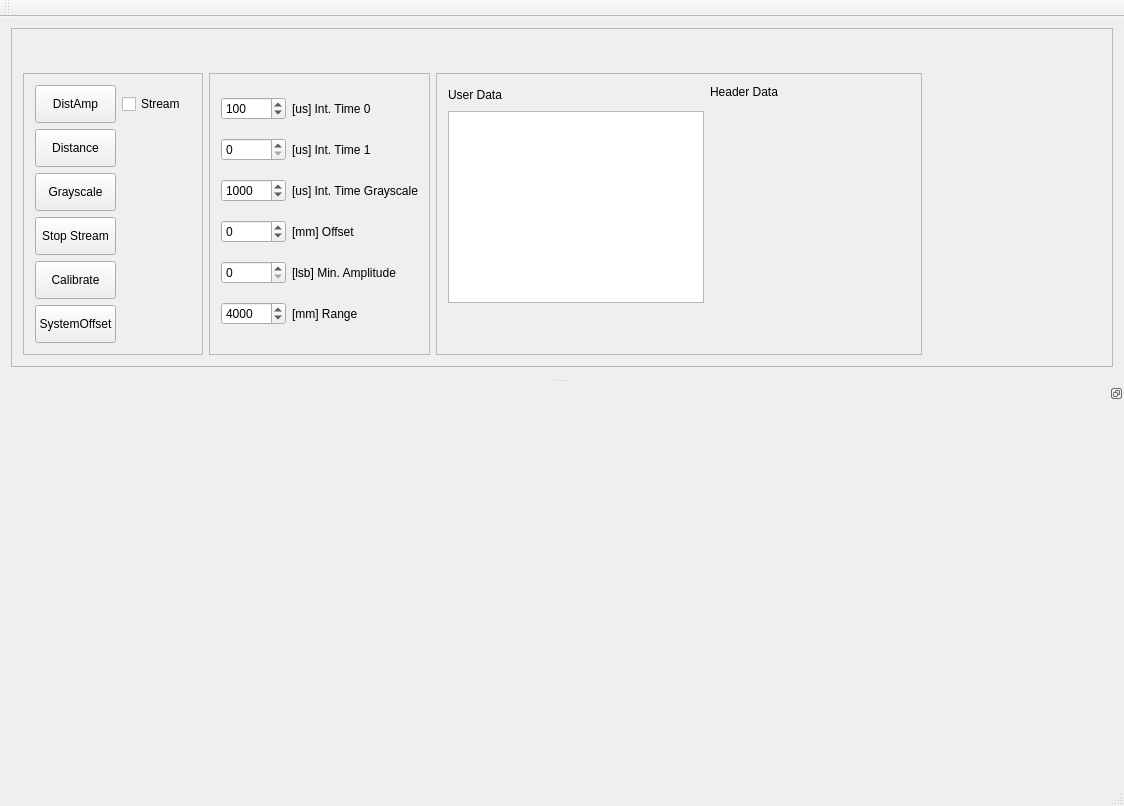
<?xml version="1.0" encoding="UTF-8"?>
<ui version="4.0">
 <class>MainWindow</class>
 <widget class="QMainWindow" name="MainWindow">
  <property name="geometry">
   <rect>
    <x>0</x>
    <y>0</y>
    <width>1124</width>
    <height>806</height>
   </rect>
  </property>
  <property name="sizePolicy">
   <sizepolicy hsizetype="Expanding" vsizetype="Expanding">
    <horstretch>0</horstretch>
    <verstretch>0</verstretch>
   </sizepolicy>
  </property>
  <property name="sizeIncrement">
   <size>
    <width>2</width>
    <height>2</height>
   </size>
  </property>
  <property name="windowTitle">
   <string>TOF&gt; frame 660 Test Tool</string>
  </property>
  <widget class="QWidget" name="centralWidget">
   <property name="sizePolicy">
    <sizepolicy hsizetype="Expanding" vsizetype="Expanding">
     <horstretch>0</horstretch>
     <verstretch>0</verstretch>
    </sizepolicy>
   </property>
   <property name="sizeIncrement">
    <size>
     <width>2</width>
     <height>2</height>
    </size>
   </property>
   <layout class="QVBoxLayout" name="verticalLayout">
    <item>
     <widget class="QFrame" name="frame_2">
      <property name="sizePolicy">
       <sizepolicy hsizetype="Preferred" vsizetype="Preferred">
        <horstretch>0</horstretch>
        <verstretch>1</verstretch>
       </sizepolicy>
      </property>
      <property name="frameShape">
       <enum>QFrame::StyledPanel</enum>
      </property>
      <property name="frameShadow">
       <enum>QFrame::Raised</enum>
      </property>
      <layout class="QGridLayout" name="gridLayout_2">
       <item row="0" column="0">
        <widget class="QLabel" name="labelFps">
         <property name="sizePolicy">
          <sizepolicy hsizetype="Minimum" vsizetype="Minimum">
           <horstretch>0</horstretch>
           <verstretch>0</verstretch>
          </sizepolicy>
         </property>
         <property name="font">
          <font>
           <pointsize>16</pointsize>
          </font>
         </property>
         <property name="text">
          <string/>
         </property>
         <property name="textFormat">
          <enum>Qt::PlainText</enum>
         </property>
        </widget>
       </item>
       <item row="2" column="2">
        <widget class="QFrame" name="frame_3">
         <property name="sizePolicy">
          <sizepolicy hsizetype="MinimumExpanding" vsizetype="Preferred">
           <horstretch>0</horstretch>
           <verstretch>0</verstretch>
          </sizepolicy>
         </property>
         <property name="frameShape">
          <enum>QFrame::StyledPanel</enum>
         </property>
         <property name="frameShadow">
          <enum>QFrame::Plain</enum>
         </property>
         <layout class="QGridLayout" name="gridLayout">
          <item row="5" column="0" colspan="2">
           <widget class="QSpinBox" name="spinBoxRange">
            <property name="maximum">
             <number>15000</number>
            </property>
            <property name="singleStep">
             <number>100</number>
            </property>
            <property name="value">
             <number>4000</number>
            </property>
           </widget>
          </item>
          <item row="2" column="0" colspan="2">
           <widget class="QSpinBox" name="spinBoxIntTimeGrayscale">
            <property name="enabled">
             <bool>true</bool>
            </property>
            <property name="minimum">
             <number>1</number>
            </property>
            <property name="maximum">
             <number>50000</number>
            </property>
            <property name="value">
             <number>1000</number>
            </property>
           </widget>
          </item>
          <item row="3" column="2">
           <widget class="QLabel" name="label_7">
            <property name="toolTip">
             <string>Set to a value, so that a near object gets red</string>
            </property>
            <property name="text">
             <string>[mm] Offset</string>
            </property>
           </widget>
          </item>
          <item row="4" column="0" colspan="2">
           <widget class="QSpinBox" name="spinBoxMinAmplitude">
            <property name="maximum">
             <number>6000</number>
            </property>
           </widget>
          </item>
          <item row="3" column="0" colspan="2">
           <widget class="QSpinBox" name="spinBoxOffset">
            <property name="minimum">
             <number>-15000</number>
            </property>
            <property name="maximum">
             <number>15000</number>
            </property>
            <property name="singleStep">
             <number>100</number>
            </property>
           </widget>
          </item>
          <item row="4" column="2" colspan="2">
           <widget class="QLabel" name="lableMinAmplitude">
            <property name="toolTip">
             <string>Amplitude limit where the pixel is set to &quot;low Amplitude&quot;</string>
            </property>
            <property name="text">
             <string>[lsb] Min. Amplitude</string>
            </property>
           </widget>
          </item>
          <item row="5" column="2" colspan="2">
           <widget class="QLabel" name="label_8">
            <property name="toolTip">
             <string>Range for the colormap</string>
            </property>
            <property name="text">
             <string>[mm] Range</string>
            </property>
           </widget>
          </item>
          <item row="2" column="2" colspan="2">
           <widget class="QLabel" name="label_6">
            <property name="text">
             <string>[us] Int. Time Grayscale</string>
            </property>
           </widget>
          </item>
          <item row="1" column="2" colspan="2">
           <widget class="QLabel" name="label_4">
            <property name="toolTip">
             <string>Second integration time. Set to zero for one integration time.</string>
            </property>
            <property name="text">
             <string>[us] Int. Time 1</string>
            </property>
           </widget>
          </item>
          <item row="1" column="0" colspan="2">
           <widget class="QSpinBox" name="spinBoxIntTime1">
            <property name="minimum">
             <number>0</number>
            </property>
            <property name="maximum">
             <number>2500</number>
            </property>
            <property name="value">
             <number>0</number>
            </property>
           </widget>
          </item>
          <item row="0" column="2" colspan="2">
           <widget class="QLabel" name="label_3">
            <property name="toolTip">
             <string>First integration time</string>
            </property>
            <property name="text">
             <string>[us] Int. Time 0</string>
            </property>
           </widget>
          </item>
          <item row="0" column="0" colspan="2">
           <widget class="QSpinBox" name="spinBoxIntTime0">
            <property name="minimum">
             <number>0</number>
            </property>
            <property name="maximum">
             <number>2700</number>
            </property>
            <property name="value">
             <number>100</number>
            </property>
           </widget>
          </item>
         </layout>
        </widget>
       </item>
       <item row="0" column="2">
        <widget class="QLabel" name="labelStatus">
         <property name="sizePolicy">
          <sizepolicy hsizetype="Preferred" vsizetype="Minimum">
           <horstretch>0</horstretch>
           <verstretch>0</verstretch>
          </sizepolicy>
         </property>
         <property name="font">
          <font>
           <pointsize>16</pointsize>
          </font>
         </property>
         <property name="text">
          <string/>
         </property>
        </widget>
       </item>
       <item row="2" column="4">
        <widget class="QFrame" name="frame_5">
         <property name="sizePolicy">
          <sizepolicy hsizetype="Minimum" vsizetype="Minimum">
           <horstretch>0</horstretch>
           <verstretch>0</verstretch>
          </sizepolicy>
         </property>
         <property name="frameShape">
          <enum>QFrame::StyledPanel</enum>
         </property>
         <property name="frameShadow">
          <enum>QFrame::Plain</enum>
         </property>
         <layout class="QGridLayout" name="gridLayout_3">
          <item row="3" column="0" rowspan="2">
           <widget class="QTextEdit" name="textEditUserData">
            <property name="enabled">
             <bool>true</bool>
            </property>
            <property name="sizePolicy">
             <sizepolicy hsizetype="Minimum" vsizetype="Minimum">
              <horstretch>0</horstretch>
              <verstretch>0</verstretch>
             </sizepolicy>
            </property>
            <property name="minimumSize">
             <size>
              <width>0</width>
              <height>0</height>
             </size>
            </property>
            <property name="toolTip">
             <string>Here you can put user data which will be included in the header</string>
            </property>
           </widget>
          </item>
          <item row="1" column="0" rowspan="2">
           <widget class="QLabel" name="label">
            <property name="sizePolicy">
             <sizepolicy hsizetype="Minimum" vsizetype="Minimum">
              <horstretch>0</horstretch>
              <verstretch>0</verstretch>
             </sizepolicy>
            </property>
            <property name="text">
             <string>User Data</string>
            </property>
           </widget>
          </item>
          <item row="5" column="0" colspan="2">
           <spacer name="verticalSpacer_3">
            <property name="orientation">
             <enum>Qt::Vertical</enum>
            </property>
            <property name="sizeHint" stdset="0">
             <size>
              <width>20</width>
              <height>40</height>
             </size>
            </property>
           </spacer>
          </item>
          <item row="3" column="1" rowspan="2">
           <widget class="WidgetHeader" name="widgetHeader" native="true">
            <property name="sizePolicy">
             <sizepolicy hsizetype="Minimum" vsizetype="Minimum">
              <horstretch>0</horstretch>
              <verstretch>0</verstretch>
             </sizepolicy>
            </property>
            <property name="minimumSize">
             <size>
              <width>200</width>
              <height>0</height>
             </size>
            </property>
            <property name="toolTip">
             <string>Shows the Header Data received from the camera</string>
            </property>
           </widget>
          </item>
          <item row="1" column="1">
           <widget class="QLabel" name="label_2">
            <property name="text">
             <string>Header Data</string>
            </property>
           </widget>
          </item>
         </layout>
        </widget>
       </item>
       <item row="1" column="0">
        <spacer name="verticalSpacer">
         <property name="orientation">
          <enum>Qt::Vertical</enum>
         </property>
         <property name="sizeHint" stdset="0">
          <size>
           <width>20</width>
           <height>40</height>
          </size>
         </property>
        </spacer>
       </item>
       <item row="2" column="5">
        <spacer name="horizontalSpacer">
         <property name="orientation">
          <enum>Qt::Horizontal</enum>
         </property>
         <property name="sizeHint" stdset="0">
          <size>
           <width>40</width>
           <height>20</height>
          </size>
         </property>
        </spacer>
       </item>
       <item row="2" column="0">
        <widget class="QFrame" name="frame_4">
         <property name="sizePolicy">
          <sizepolicy hsizetype="Expanding" vsizetype="Minimum">
           <horstretch>0</horstretch>
           <verstretch>1</verstretch>
          </sizepolicy>
         </property>
         <property name="frameShape">
          <enum>QFrame::StyledPanel</enum>
         </property>
         <property name="frameShadow">
          <enum>QFrame::Plain</enum>
         </property>
         <layout class="QGridLayout" name="gridLayout_4">
          <item row="0" column="0">
           <widget class="QPushButton" name="pushButtonDistAmp">
            <property name="sizePolicy">
             <sizepolicy hsizetype="Minimum" vsizetype="Minimum">
              <horstretch>0</horstretch>
              <verstretch>0</verstretch>
             </sizepolicy>
            </property>
            <property name="text">
             <string>DistAmp</string>
            </property>
            <property name="checkable">
             <bool>true</bool>
            </property>
            <property name="flat">
             <bool>false</bool>
            </property>
           </widget>
          </item>
          <item row="2" column="0">
           <widget class="QPushButton" name="pushButtonGrayscale">
            <property name="enabled">
             <bool>true</bool>
            </property>
            <property name="sizePolicy">
             <sizepolicy hsizetype="Minimum" vsizetype="Minimum">
              <horstretch>0</horstretch>
              <verstretch>0</verstretch>
             </sizepolicy>
            </property>
            <property name="text">
             <string>Grayscale</string>
            </property>
           </widget>
          </item>
          <item row="1" column="0">
           <widget class="QPushButton" name="pushButtonDistance">
            <property name="sizePolicy">
             <sizepolicy hsizetype="Minimum" vsizetype="Minimum">
              <horstretch>0</horstretch>
              <verstretch>0</verstretch>
             </sizepolicy>
            </property>
            <property name="text">
             <string>Distance</string>
            </property>
            <property name="checkable">
             <bool>true</bool>
            </property>
           </widget>
          </item>
          <item row="0" column="1">
           <widget class="QCheckBox" name="checkBoxStream">
            <property name="sizePolicy">
             <sizepolicy hsizetype="Expanding" vsizetype="Minimum">
              <horstretch>0</horstretch>
              <verstretch>0</verstretch>
             </sizepolicy>
            </property>
            <property name="text">
             <string>Stream</string>
            </property>
           </widget>
          </item>
          <item row="3" column="0">
           <widget class="QPushButton" name="pushButtonStopStream">
            <property name="sizePolicy">
             <sizepolicy hsizetype="Minimum" vsizetype="Minimum">
              <horstretch>0</horstretch>
              <verstretch>0</verstretch>
             </sizepolicy>
            </property>
            <property name="text">
             <string>Stop Stream</string>
            </property>
           </widget>
          </item>
          <item row="4" column="0">
           <widget class="QPushButton" name="pushButtonCalibration">
            <property name="enabled">
             <bool>true</bool>
            </property>
            <property name="sizePolicy">
             <sizepolicy hsizetype="Minimum" vsizetype="Minimum">
              <horstretch>0</horstretch>
              <verstretch>0</verstretch>
             </sizepolicy>
            </property>
            <property name="text">
             <string>Calibrate</string>
            </property>
           </widget>
          </item>
          <item row="5" column="0">
           <widget class="QPushButton" name="pushButtonSystemOffset">
            <property name="sizePolicy">
             <sizepolicy hsizetype="Minimum" vsizetype="Minimum">
              <horstretch>0</horstretch>
              <verstretch>0</verstretch>
             </sizepolicy>
            </property>
            <property name="text">
             <string>SystemOffset</string>
            </property>
           </widget>
          </item>
         </layout>
        </widget>
       </item>
      </layout>
     </widget>
    </item>
   </layout>
  </widget>
  <widget class="QMenuBar" name="menuBar">
   <property name="geometry">
    <rect>
     <x>0</x>
     <y>0</y>
     <width>1124</width>
     <height>21</height>
    </rect>
   </property>
  </widget>
  <widget class="QToolBar" name="mainToolBar">
   <attribute name="toolBarArea">
    <enum>TopToolBarArea</enum>
   </attribute>
   <attribute name="toolBarBreak">
    <bool>false</bool>
   </attribute>
  </widget>
  <widget class="QStatusBar" name="statusBar"/>
  <widget class="QDockWidget" name="dockWidget">
   <property name="sizePolicy">
    <sizepolicy hsizetype="Preferred" vsizetype="Preferred">
     <horstretch>10</horstretch>
     <verstretch>10</verstretch>
    </sizepolicy>
   </property>
   <property name="minimumSize">
    <size>
     <width>60</width>
     <height>400</height>
    </size>
   </property>
   <property name="features">
    <set>QDockWidget::DockWidgetFloatable|QDockWidget::DockWidgetMovable</set>
   </property>
   <attribute name="dockWidgetArea">
    <number>8</number>
   </attribute>
   <widget class="WidgetData" name="dockWidgetContents"/>
  </widget>
 </widget>
 <layoutdefault spacing="6" margin="11"/>
 <customwidgets>
  <customwidget>
   <class>WidgetData</class>
   <extends>QWidget</extends>
   <header>espros_nogui/widget_data.h</header>
   <container>1</container>
  </customwidget>
  <customwidget>
   <class>WidgetHeader</class>
   <extends>QWidget</extends>
   <header>espros_nogui/widget_header.h</header>
   <container>1</container>
  </customwidget>
 </customwidgets>
 <resources/>
 <connections/>
</ui>
